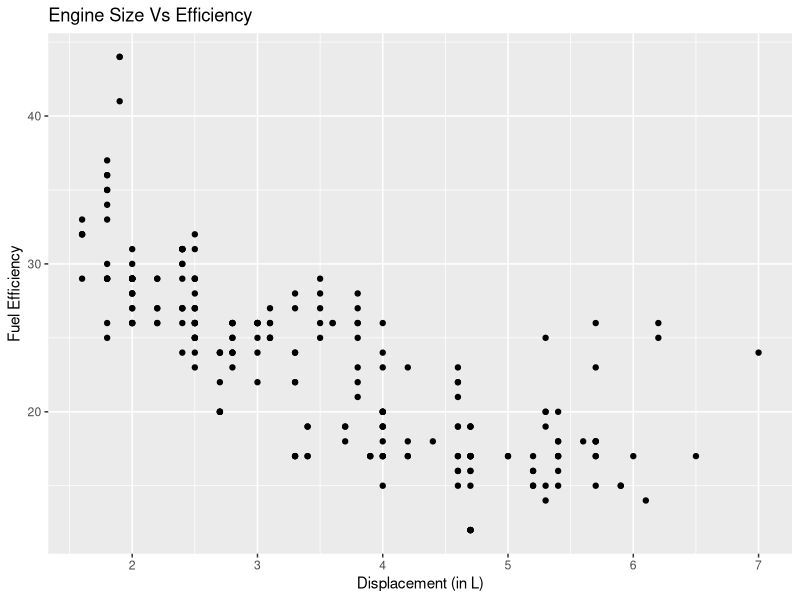
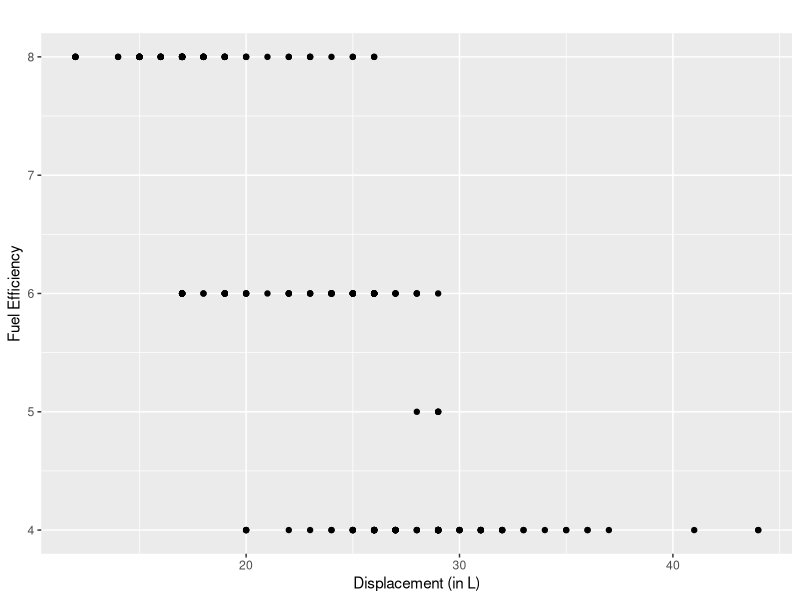

The R source for these figures, in order:
library(tidyverse)
ggplot(data = mpg) +
  geom_point(mapping = aes(x = displ, y = hwy)) +
  labs(title="Engine Size Vs Efficiency", x ="Displacement (in L)", y = "Fuel Efficiency")

ggplot(data = mpg) +
  geom_point(mapping = aes(x = hwy, y = cyl)) +
  labs(title="", x ="Displacement (in L)", y = "Fuel Efficiency")
